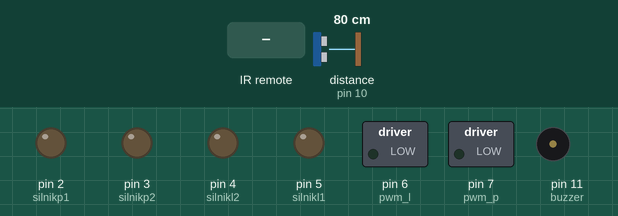
Bench run of a sketch on a simulated Arduino Uno, built with avr-gcc and run on an emulated ATmega328P. Parts: switched loads named in the sketch (green lamp = pin HIGH), output pins drawn as LEDs (lit = HIGH), buzzer (waves = sounding, pin HIGH). The inputs (shaded band) are chosen by the test bench; at power-on: distance to the obstacle (sensor on pin 10) 80 cm. The echo pulse lasts 58.3 µs per cm; pins used as bus, display or sensor lines are not drawn; what the sketch prints to the serial monitor is not drawn.

Above: at 1.2 s.
1.3 s: infrared code 0x40 received
At 1.4 s:
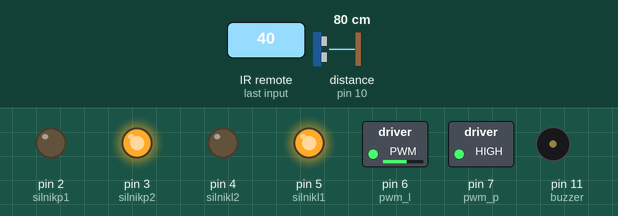
3.0 s: infrared code 0x19 received
At 3.1 s:
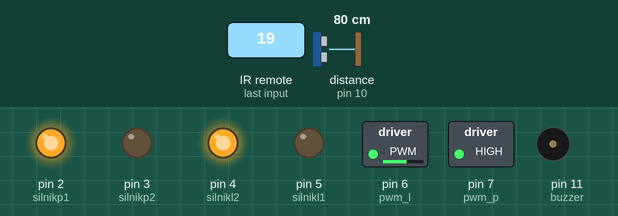
4.7 s: infrared code 0x07 received
At 4.8 s:
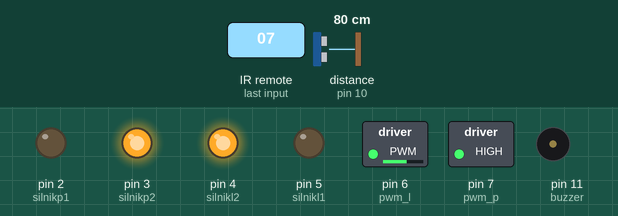
6.4 s: infrared code 0x09 received
At 6.5 s:
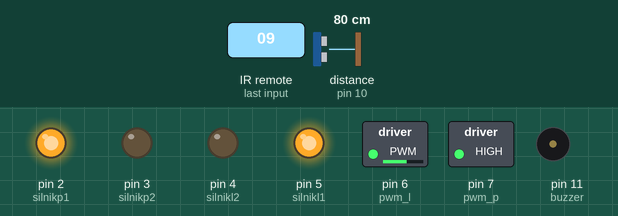
Timing chart, 0 to 9.1 s (numbered marks = the images above; inputs shaded):
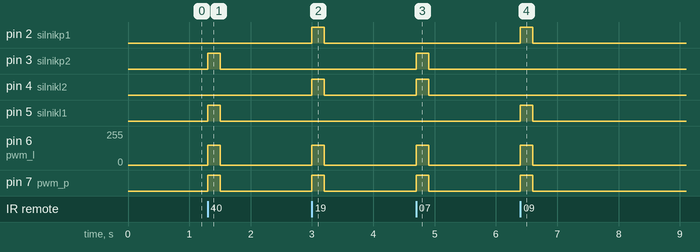

The sketch:

RM_projekt.ino
```cpp
#include <IRremote.hpp>

#define silnikp1  2
#define silnikp2  3
#define silnikl1  5
#define silnikl2  4
#define trigger 9
#define echo 10
#define pwm_l  6
#define pwm_p 7
#define ir 8
#define buzzer 11
#define reset 12

// kody odbierane
#define OFF 0x45
#define PRZOD 0x40
#define TYL 0x19
#define LEWO 0x07
#define PRAWO 0x09
#define STOP 0x15
#define V_MNIEJ 0x0C
#define V_WIECEJ 0x16

uint8_t v = 150;

int min_dystans = 20;
unsigned long prev_millis = 0;
unsigned int beep_przerwa = 1000;
unsigned long lastSignalTime = 0;
unsigned long signalTimeout = 200; // Czas w ms, po którym robot się zatrzyma, jeśli nie dostanie sygnału
bool jazda = false;
bool buzzer_enabled = true;  // Initial state of the buzzer

void switch_buzzer() {
  static unsigned long lastSwitchTime = 0;
  unsigned long currentTime = millis();

  // Implement a debounce mechanism
  if (currentTime - lastSwitchTime < 200) {
    return;  // Ignore rapid consecutive presses
  }

  // Toggle the buzzer state
  buzzer_enabled = !buzzer_enabled;

  // Update the last switch time
  lastSwitchTime = currentTime;

  // Update buzzer output based on the new state
  if (buzzer_enabled && dystans() < min_dystans) {
    digitalWrite(buzzer, HIGH);
  } else {
    digitalWrite(buzzer, LOW);
  }
}


void stop(){
  jazda = false;
  digitalWrite(silnikl2, LOW);
  digitalWrite(silnikl1, LOW);
  digitalWrite(silnikp2, LOW);
  digitalWrite(silnikp1, LOW);
  analogWrite(pwm_p, 0);
  analogWrite(pwm_l, 0);
}

void prawe_kolo_przod(uint8_t v){
  analogWrite(pwm_p, v);
  digitalWrite(silnikp2, HIGH);
  digitalWrite(silnikp1, LOW);
}

void lewe_kolo_przod(uint8_t v){
  analogWrite(pwm_l, v);
  digitalWrite(silnikl1, HIGH);
  digitalWrite(silnikl2, LOW);
}

void prawe_kolo_tyl(uint8_t v){
  analogWrite(pwm_p, v);
  digitalWrite(silnikp2, LOW);
  digitalWrite(silnikp1, HIGH);
}

void lewe_kolo_tyl(uint8_t v){
  analogWrite(pwm_l, v);
  digitalWrite(silnikl1, LOW);
  digitalWrite(silnikl2, HIGH);
}

void jedz_przod(uint8_t v){
  jazda = true;
  lewe_kolo_przod(v);
  prawe_kolo_przod(v);
}

void jedz_tyl(uint8_t v){
  jazda = true;
  lewe_kolo_tyl(v);
  prawe_kolo_tyl(v);
}

void skret_lewo(uint8_t v){
  jazda = true;
  lewe_kolo_tyl(v);
  prawe_kolo_przod(v);
}

void skret_prawo(uint8_t v){
  jazda = true;
  lewe_kolo_przod(v);
  prawe_kolo_tyl(v);
}

int dystans() {
  long czas, dystans;

  digitalWrite(trigger, LOW);
  delayMicroseconds(2);
  digitalWrite(trigger, HIGH);
  delayMicroseconds(10);
  digitalWrite(trigger, LOW);

  czas = pulseIn(echo, HIGH);
  dystans = czas / 58;

  return dystans;
}

void setup() {
  // silniki
  pinMode(silnikl1, OUTPUT);
  pinMode(silnikl2, OUTPUT);
  pinMode(silnikp1, OUTPUT);
  pinMode(silnikp2, OUTPUT);
  pinMode(pwm_l, OUTPUT);
  pinMode(pwm_p, OUTPUT);
  pinMode(buzzer, OUTPUT);

  stop();
  digitalWrite(buzzer, LOW);

  // czujnik odleglosci
  pinMode(trigger, OUTPUT);
  pinMode(echo, INPUT);

  // odbiornik IR
  IrReceiver.begin(ir, ENABLE_LED_FEEDBACK);

  // Serial monitor
  Serial.begin(9600);
  Serial.println(v);
}

void loop() {

  if (IrReceiver.decode()) {

    lastSignalTime = millis();


    switch (IrReceiver.decodedIRData.command) {
      case OFF:
        switch_buzzer();
        delay(5);
        break;
      case PRZOD:
        jedz_przod(v);
        break;
      case TYL:
        jedz_tyl(v);
        break;
      case LEWO:
        skret_lewo(v);
        break;
      case PRAWO:
        skret_prawo(v);
        break;
      case V_WIECEJ:
        v += 5;
        Serial.println(v);
        break;
      case V_MNIEJ:
        v -= 5;
        Serial.println(v);
        break;
      default:
        break;
    }


    if (dystans() < min_dystans && buzzer_enabled) {
      digitalWrite(buzzer, HIGH);
    } else {
      digitalWrite(buzzer, LOW);
    }

    IrReceiver.resume();
  } else {

    if (millis() - lastSignalTime > signalTimeout) {
      stop();
    }
  }
}
```

Measured:
- after the input at 1.3 s, pin 3 (silnikp2), pin 5 (silnikl1), pin 7 (pwm_p): LOW → HIGH at once, → LOW 0.20 s later; pin 6 (pwm_l): 0/255 → 150/255 at once, → 0/255 0.20 s later
- after the input at 3.0 s, pin 2 (silnikp1), pin 4 (silnikl2), pin 7 (pwm_p): LOW → HIGH at once, → LOW 0.20 s later; pin 6 (pwm_l): 0/255 → 150/255 at once, → 0/255 0.20 s later
- after the input at 4.7 s, pin 3 (silnikp2), pin 4 (silnikl2), pin 7 (pwm_p): LOW → HIGH at once, → LOW 0.20 s later; pin 6 (pwm_l): 0/255 → 150/255 at once, → 0/255 0.20 s later
- after the input at 6.4 s, pin 2 (silnikp1), pin 5 (silnikl1), pin 7 (pwm_p): LOW → HIGH at once, → LOW 0.20 s later; pin 6 (pwm_l): 0/255 → 150/255 at once, → 0/255 0.20 s later
